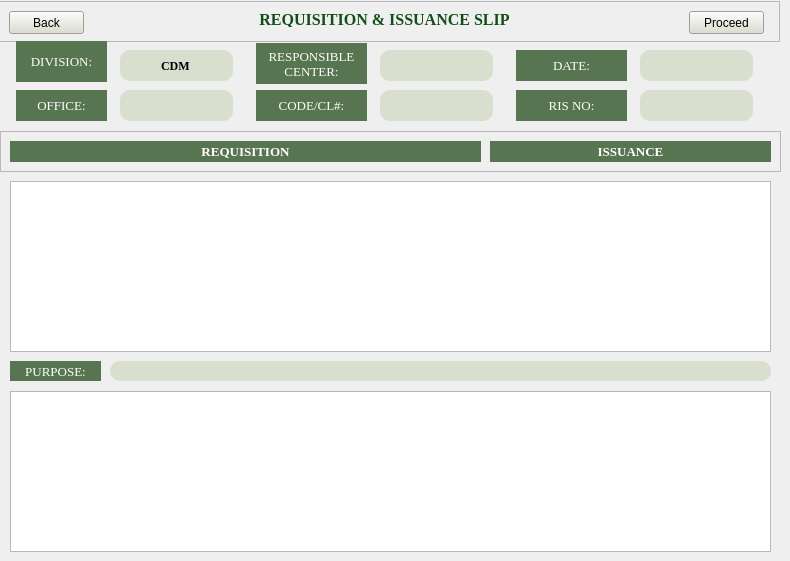
    <widget class="QWidget" name="page13">
     <widget class="QLineEdit" name="lineEdit_22">
      <property name="geometry">
       <rect>
        <x>380</x>
        <y>90</y>
        <width>113</width>
        <height>31</height>
       </rect>
      </property>
      <property name="styleSheet">
       <string notr="true">background-color: rgb(217, 223, 206);
border-radius: 10px</string>
      </property>
      <property name="alignment">
       <set>Qt::AlignCenter</set>
      </property>
     </widget>
     <widget class="QLineEdit" name="lineEdit_23">
      <property name="geometry">
       <rect>
        <x>110</x>
        <y>361</y>
        <width>661</width>
        <height>20</height>
       </rect>
      </property>
      <property name="styleSheet">
       <string notr="true">background-color: rgb(217, 223, 206);
border-radius: 10px</string>
      </property>
      <property name="alignment">
       <set>Qt::AlignCenter</set>
      </property>
     </widget>
     <widget class="QLineEdit" name="lineEdit_24">
      <property name="geometry">
       <rect>
        <x>120</x>
        <y>50</y>
        <width>113</width>
        <height>31</height>
       </rect>
      </property>
      <property name="font">
       <font>
        <family>Georgia</family>
        <weight>75</weight>
        <bold>true</bold>
        <kerning>true</kerning>
       </font>
      </property>
      <property name="styleSheet">
       <string notr="true">background-color: rgb(217, 223, 206);
border-radius: 10px</string>
      </property>
      <property name="text">
       <string>CDM</string>
      </property>
      <property name="alignment">
       <set>Qt::AlignCenter</set>
      </property>
     </widget>
     <widget class="QFrame" name="frame_11">
      <property name="geometry">
       <rect>
        <x>-1</x>
        <y>1</y>
        <width>781</width>
        <height>41</height>
       </rect>
      </property>
      <property name="frameShape">
       <enum>QFrame::StyledPanel</enum>
      </property>
      <property name="frameShadow">
       <enum>QFrame::Raised</enum>
      </property>
      <widget class="QLabel" name="label_38">
       <property name="geometry">
        <rect>
         <x>220</x>
         <y>10</y>
         <width>331</width>
         <height>16</height>
        </rect>
       </property>
       <property name="font">
        <font>
         <family>Georgia</family>
         <pointsize>12</pointsize>
         <weight>75</weight>
         <bold>true</bold>
        </font>
       </property>
       <property name="styleSheet">
        <string notr="true">color: rgb(19, 78, 26);</string>
       </property>
       <property name="text">
        <string>REQUISITION &amp; ISSUANCE SLIP</string>
       </property>
       <property name="alignment">
        <set>Qt::AlignCenter</set>
       </property>
      </widget>
      <widget class="QPushButton" name="backBtn13">
       <property name="geometry">
        <rect>
         <x>10</x>
         <y>10</y>
         <width>75</width>
         <height>23</height>
        </rect>
       </property>
       <property name="styleSheet">
        <string notr="true">background-color: rgb(217, 223, 206);</string>
       </property>
       <property name="text">
        <string>Back</string>
       </property>
      </widget>
      <widget class="QPushButton" name="proceedBtn13">
       <property name="geometry">
        <rect>
         <x>690</x>
         <y>10</y>
         <width>75</width>
         <height>23</height>
        </rect>
       </property>
       <property name="styleSheet">
        <string notr="true">background-color: rgb(217, 223, 206);</string>
       </property>
       <property name="text">
        <string>Proceed</string>
       </property>
      </widget>
     </widget>
     <widget class="QLabel" name="label_39">
      <property name="geometry">
       <rect>
        <x>256</x>
        <y>90</y>
        <width>111</width>
        <height>31</height>
       </rect>
      </property>
      <property name="font">
       <font>
        <family>Georgia</family>
        <pointsize>10</pointsize>
       </font>
      </property>
      <property name="styleSheet">
       <string notr="true">color: rgb(254, 255, 250);
background-color: rgb(87, 117, 80);
</string>
      </property>
      <property name="text">
       <string>CODE/CL#:</string>
      </property>
      <property name="alignment">
       <set>Qt::AlignCenter</set>
      </property>
     </widget>
     <widget class="QLineEdit" name="lineEdit_25">
      <property name="geometry">
       <rect>
        <x>380</x>
        <y>50</y>
        <width>113</width>
        <height>31</height>
       </rect>
      </property>
      <property name="styleSheet">
       <string notr="true">background-color: rgb(217, 223, 206);
border-radius: 10px</string>
      </property>
      <property name="alignment">
       <set>Qt::AlignCenter</set>
      </property>
     </widget>
     <widget class="QLabel" name="label_40">
      <property name="geometry">
       <rect>
        <x>516</x>
        <y>50</y>
        <width>111</width>
        <height>31</height>
       </rect>
      </property>
      <property name="font">
       <font>
        <family>Georgia</family>
        <pointsize>10</pointsize>
       </font>
      </property>
      <property name="styleSheet">
       <string notr="true">color: rgb(254, 255, 250);
background-color: rgb(87, 117, 80);
</string>
      </property>
      <property name="text">
       <string>DATE:</string>
      </property>
      <property name="alignment">
       <set>Qt::AlignCenter</set>
      </property>
     </widget>
     <widget class="QTableView" name="tableView_8">
      <property name="geometry">
       <rect>
        <x>10</x>
        <y>181</y>
        <width>761</width>
        <height>171</height>
       </rect>
      </property>
     </widget>
     <widget class="QFrame" name="frame_12">
      <property name="geometry">
       <rect>
        <x>0</x>
        <y>131</y>
        <width>781</width>
        <height>41</height>
       </rect>
      </property>
      <property name="frameShape">
       <enum>QFrame::StyledPanel</enum>
      </property>
      <property name="frameShadow">
       <enum>QFrame::Raised</enum>
      </property>
      <widget class="QLabel" name="label_41">
       <property name="geometry">
        <rect>
         <x>10</x>
         <y>10</y>
         <width>471</width>
         <height>21</height>
        </rect>
       </property>
       <property name="font">
        <font>
         <family>Georgia</family>
         <pointsize>10</pointsize>
         <weight>75</weight>
         <bold>true</bold>
        </font>
       </property>
       <property name="styleSheet">
        <string notr="true">color: rgb(254, 255, 250);
background-color: rgb(87, 117, 80);</string>
       </property>
       <property name="text">
        <string>REQUISITION</string>
       </property>
       <property name="alignment">
        <set>Qt::AlignCenter</set>
       </property>
      </widget>
      <widget class="QLabel" name="label_52">
       <property name="geometry">
        <rect>
         <x>490</x>
         <y>10</y>
         <width>281</width>
         <height>21</height>
        </rect>
       </property>
       <property name="font">
        <font>
         <family>Georgia</family>
         <pointsize>10</pointsize>
         <weight>75</weight>
         <bold>true</bold>
        </font>
       </property>
       <property name="styleSheet">
        <string notr="true">color: rgb(254, 255, 250);
background-color: rgb(87, 117, 80);</string>
       </property>
       <property name="text">
        <string>ISSUANCE</string>
       </property>
       <property name="alignment">
        <set>Qt::AlignCenter</set>
       </property>
      </widget>
     </widget>
     <widget class="QLabel" name="label_42">
      <property name="geometry">
       <rect>
        <x>256</x>
        <y>43</y>
        <width>111</width>
        <height>41</height>
       </rect>
      </property>
      <property name="font">
       <font>
        <family>Georgia</family>
        <pointsize>10</pointsize>
       </font>
      </property>
      <property name="styleSheet">
       <string notr="true">color: rgb(254, 255, 250);
background-color: rgb(87, 117, 80);
</string>
      </property>
      <property name="text">
       <string>RESPONSIBLE CENTER:</string>
      </property>
      <property name="alignment">
       <set>Qt::AlignCenter</set>
      </property>
      <property name="wordWrap">
       <bool>true</bool>
      </property>
     </widget>
     <widget class="QLabel" name="label_43">
      <property name="geometry">
       <rect>
        <x>516</x>
        <y>90</y>
        <width>111</width>
        <height>31</height>
       </rect>
      </property>
      <property name="font">
       <font>
        <family>Georgia</family>
        <pointsize>10</pointsize>
       </font>
      </property>
      <property name="styleSheet">
       <string notr="true">color: rgb(254, 255, 250);
background-color: rgb(87, 117, 80);
</string>
      </property>
      <property name="text">
       <string>RIS NO:</string>
      </property>
      <property name="alignment">
       <set>Qt::AlignCenter</set>
      </property>
     </widget>
     <widget class="QLineEdit" name="lineEdit_26">
      <property name="geometry">
       <rect>
        <x>120</x>
        <y>90</y>
        <width>113</width>
        <height>31</height>
       </rect>
      </property>
      <property name="styleSheet">
       <string notr="true">background-color: rgb(217, 223, 206);
border-radius: 10px</string>
      </property>
      <property name="alignment">
       <set>Qt::AlignCenter</set>
      </property>
     </widget>
     <widget class="QLabel" name="label_44">
      <property name="geometry">
       <rect>
        <x>16</x>
        <y>90</y>
        <width>91</width>
        <height>31</height>
       </rect>
      </property>
      <property name="font">
       <font>
        <family>Georgia</family>
        <pointsize>10</pointsize>
       </font>
      </property>
      <property name="styleSheet">
       <string notr="true">color: rgb(254, 255, 250);
background-color: rgb(87, 117, 80);
</string>
      </property>
      <property name="text">
       <string>OFFICE:</string>
      </property>
      <property name="alignment">
       <set>Qt::AlignCenter</set>
      </property>
     </widget>
     <widget class="QLabel" name="label_54">
      <property name="geometry">
       <rect>
        <x>10</x>
        <y>361</y>
        <width>91</width>
        <height>20</height>
       </rect>
      </property>
      <property name="font">
       <font>
        <family>Georgia</family>
        <pointsize>10</pointsize>
       </font>
      </property>
      <property name="styleSheet">
       <string notr="true">color: rgb(254, 255, 250);
background-color: rgb(87, 117, 80);
</string>
      </property>
      <property name="text">
       <string>PURPOSE:</string>
      </property>
      <property name="alignment">
       <set>Qt::AlignCenter</set>
      </property>
     </widget>
     <widget class="QLabel" name="label_57">
      <property name="geometry">
       <rect>
        <x>16</x>
        <y>41</y>
        <width>91</width>
        <height>41</height>
       </rect>
      </property>
      <property name="font">
       <font>
        <family>Georgia</family>
        <pointsize>10</pointsize>
       </font>
      </property>
      <property name="styleSheet">
       <string notr="true">color: rgb(254, 255, 250);
background-color: rgb(87, 117, 80);
</string>
      </property>
      <property name="text">
       <string>DIVISION:</string>
      </property>
      <property name="alignment">
       <set>Qt::AlignCenter</set>
      </property>
     </widget>
     <widget class="QLineEdit" name="lineEdit_27">
      <property name="geometry">
       <rect>
        <x>640</x>
        <y>90</y>
        <width>113</width>
        <height>31</height>
       </rect>
      </property>
      <property name="styleSheet">
       <string notr="true">background-color: rgb(217, 223, 206);
border-radius: 10px</string>
      </property>
      <property name="alignment">
       <set>Qt::AlignCenter</set>
      </property>
     </widget>
     <widget class="QTableView" name="tableView_9">
      <property name="geometry">
       <rect>
        <x>10</x>
        <y>391</y>
        <width>761</width>
        <height>161</height>
       </rect>
      </property>
     </widget>
     <widget class="QLineEdit" name="lineEdit_28">
      <property name="geometry">
       <rect>
        <x>640</x>
        <y>50</y>
        <width>113</width>
        <height>31</height>
       </rect>
      </property>
      <property name="styleSheet">
       <string notr="true">background-color: rgb(217, 223, 206);
border-radius: 10px</string>
      </property>
      <property name="alignment">
       <set>Qt::AlignCenter</set>
      </property>
     </widget>
    </widget>
